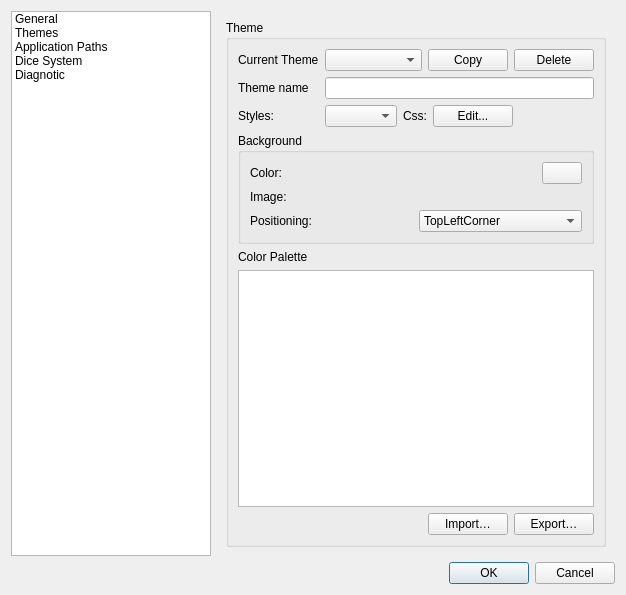
<?xml version="1.0" encoding="UTF-8"?>
<ui version="4.0">
 <class>PreferencesDialogBox</class>
 <widget class="QDialog" name="PreferencesDialogBox">
  <property name="geometry">
   <rect>
    <x>0</x>
    <y>0</y>
    <width>626</width>
    <height>595</height>
   </rect>
  </property>
  <property name="windowTitle">
   <string>Dialog</string>
  </property>
  <layout class="QVBoxLayout" name="verticalLayout_3">
   <item>
    <layout class="QHBoxLayout" name="horizontalLayout" stretch="0,0">
     <item>
      <widget class="QListWidget" name="listWidget">
       <property name="sizePolicy">
        <sizepolicy hsizetype="Preferred" vsizetype="Expanding">
         <horstretch>0</horstretch>
         <verstretch>0</verstretch>
        </sizepolicy>
       </property>
       <property name="maximumSize">
        <size>
         <width>200</width>
         <height>16777215</height>
        </size>
       </property>
       <item>
        <property name="text">
         <string>General</string>
        </property>
       </item>
       <item>
        <property name="text">
         <string>Themes</string>
        </property>
       </item>
       <item>
        <property name="text">
         <string>Application Paths</string>
        </property>
       </item>
       <item>
        <property name="text">
         <string>Dice System</string>
        </property>
       </item>
       <item>
        <property name="text">
         <string>Diagnotic</string>
        </property>
       </item>
      </widget>
     </item>
     <item>
      <widget class="QStackedWidget" name="stackedWidget">
       <property name="currentIndex">
        <number>1</number>
       </property>
       <widget class="QWidget" name="General">
        <layout class="QVBoxLayout" name="verticalLayout_6">
         <item>
          <widget class="QGroupBox" name="groupBox">
           <property name="title">
            <string>Color</string>
           </property>
           <layout class="QVBoxLayout" name="verticalLayout_5">
            <item>
             <layout class="QHBoxLayout" name="horizontalLayout_5">
              <item>
               <widget class="QLabel" name="label_10">
                <property name="text">
                 <string>Fog Of War:</string>
                </property>
               </widget>
              </item>
              <item>
               <widget class="ColorButton" name="m_fogColor">
                <property name="text">
                 <string/>
                </property>
               </widget>
              </item>
             </layout>
            </item>
            <item>
             <layout class="QHBoxLayout" name="horizontalLayout_4">
              <item>
               <widget class="QLabel" name="label">
                <property name="text">
                 <string>Opacity Value:</string>
                </property>
               </widget>
              </item>
              <item>
               <widget class="QSlider" name="m_opacitySlider">
                <property name="minimum">
                 <number>5</number>
                </property>
                <property name="maximum">
                 <number>250</number>
                </property>
                <property name="orientation">
                 <enum>Qt::Horizontal</enum>
                </property>
               </widget>
              </item>
              <item>
               <widget class="QSpinBox" name="m_opacitySpin">
                <property name="minimum">
                 <number>5</number>
                </property>
                <property name="maximum">
                 <number>250</number>
                </property>
               </widget>
              </item>
             </layout>
            </item>
            <item>
             <widget class="QLabel" name="label_11">
              <property name="text">
               <string>Only apply on future maps.</string>
              </property>
             </widget>
            </item>
           </layout>
          </widget>
         </item>
         <item>
          <widget class="QGroupBox" name="groupBox_2">
           <property name="title">
            <string>Behaviour</string>
           </property>
           <layout class="QVBoxLayout" name="verticalLayout_4">
            <item>
             <widget class="QCheckBox" name="m_checkUpdate">
              <property name="text">
               <string>Check for Update</string>
              </property>
             </widget>
            </item>
            <item>
             <widget class="QCheckBox" name="m_pictureAdjust">
              <property name="text">
               <string>Pictures fit their Windows (at the opening)</string>
              </property>
             </widget>
            </item>
            <item>
             <layout class="QHBoxLayout" name="horizontalLayout_7" stretch="0,1">
              <item>
               <widget class="QLabel" name="label_12">
                <property name="text">
                 <string>Default Map Permission:</string>
                </property>
               </widget>
              </item>
              <item>
               <widget class="QComboBox" name="m_defaultMapModeCombo"/>
              </item>
             </layout>
            </item>
            <item>
             <widget class="QLabel" name="label_9">
              <property name="text">
               <string/>
              </property>
             </widget>
            </item>
           </layout>
          </widget>
         </item>
         <item>
          <spacer name="verticalSpacer_3">
           <property name="orientation">
            <enum>Qt::Vertical</enum>
           </property>
           <property name="sizeHint" stdset="0">
            <size>
             <width>20</width>
             <height>40</height>
            </size>
           </property>
          </spacer>
         </item>
        </layout>
       </widget>
       <widget class="QWidget" name="page">
        <layout class="QVBoxLayout" name="verticalLayout_8">
         <item>
          <widget class="QGroupBox" name="groupBox_8">
           <property name="title">
            <string>Theme</string>
           </property>
           <layout class="QVBoxLayout" name="verticalLayout_14">
            <item>
             <layout class="QHBoxLayout" name="horizontalLayout_15">
              <item>
               <layout class="QVBoxLayout" name="verticalLayout_15">
                <item>
                 <widget class="QLabel" name="label_21">
                  <property name="text">
                   <string>Current Theme</string>
                  </property>
                 </widget>
                </item>
                <item>
                 <widget class="QLabel" name="label_20">
                  <property name="text">
                   <string>Theme name</string>
                  </property>
                 </widget>
                </item>
                <item>
                 <widget class="QLabel" name="label_19">
                  <property name="text">
                   <string>Styles:</string>
                  </property>
                 </widget>
                </item>
               </layout>
              </item>
              <item>
               <layout class="QVBoxLayout" name="verticalLayout_16">
                <item>
                 <layout class="QHBoxLayout" name="horizontalLayout_13" stretch="1,0,0">
                  <item>
                   <widget class="QComboBox" name="m_themeComboBox"/>
                  </item>
                  <item>
                   <widget class="QPushButton" name="m_copyThemeButton">
                    <property name="text">
                     <string>Copy</string>
                    </property>
                   </widget>
                  </item>
                  <item>
                   <widget class="QPushButton" name="m_deleteTheme">
                    <property name="text">
                     <string>Delete</string>
                    </property>
                   </widget>
                  </item>
                 </layout>
                </item>
                <item>
                 <widget class="QLineEdit" name="m_themeNameLineEdit"/>
                </item>
                <item>
                 <layout class="QHBoxLayout" name="horizontalLayout_14">
                  <item>
                   <widget class="QComboBox" name="m_styleCombo"/>
                  </item>
                  <item>
                   <widget class="QLabel" name="label_38">
                    <property name="text">
                     <string>Css:</string>
                    </property>
                   </widget>
                  </item>
                  <item>
                   <widget class="QPushButton" name="m_cssEdit">
                    <property name="text">
                     <string>Edit...</string>
                    </property>
                   </widget>
                  </item>
                  <item>
                   <spacer name="horizontalSpacer_2">
                    <property name="orientation">
                     <enum>Qt::Horizontal</enum>
                    </property>
                    <property name="sizeHint" stdset="0">
                     <size>
                      <width>40</width>
                      <height>20</height>
                     </size>
                    </property>
                   </spacer>
                  </item>
                 </layout>
                </item>
               </layout>
              </item>
             </layout>
            </item>
            <item>
             <widget class="QGroupBox" name="groupBox_7">
              <property name="title">
               <string>Background</string>
              </property>
              <layout class="QVBoxLayout" name="verticalLayout_28">
               <item>
                <layout class="QHBoxLayout" name="horizontalLayout_24">
                 <item>
                  <widget class="QLabel" name="label_35">
                   <property name="text">
                    <string>Color:</string>
                   </property>
                  </widget>
                 </item>
                 <item>
                  <spacer name="horizontalSpacer_7">
                   <property name="orientation">
                    <enum>Qt::Horizontal</enum>
                   </property>
                   <property name="sizeHint" stdset="0">
                    <size>
                     <width>40</width>
                     <height>20</height>
                    </size>
                   </property>
                  </spacer>
                 </item>
                 <item>
                  <widget class="ColorButton" name="m_bgColorPush">
                   <property name="text">
                    <string/>
                   </property>
                  </widget>
                 </item>
                </layout>
               </item>
               <item>
                <layout class="QHBoxLayout" name="horizontalLayout_25" stretch="0,1">
                 <item>
                  <widget class="QLabel" name="label_36">
                   <property name="text">
                    <string>Image:</string>
                   </property>
                  </widget>
                 </item>
                 <item>
                  <widget class="FileDirChooser" name="m_backgroundImage" native="true"/>
                 </item>
                </layout>
               </item>
               <item>
                <layout class="QHBoxLayout" name="horizontalLayout_26">
                 <item>
                  <widget class="QLabel" name="label_37">
                   <property name="text">
                    <string>Positioning:</string>
                   </property>
                  </widget>
                 </item>
                 <item>
                  <widget class="QComboBox" name="m_positioningComboBox">
                   <item>
                    <property name="text">
                     <string>TopLeftCorner</string>
                    </property>
                   </item>
                   <item>
                    <property name="text">
                     <string>BottomLeftCorner</string>
                    </property>
                   </item>
                   <item>
                    <property name="text">
                     <string>Center</string>
                    </property>
                   </item>
                   <item>
                    <property name="text">
                     <string>TopRightCorner</string>
                    </property>
                   </item>
                   <item>
                    <property name="text">
                     <string>BottomRightCorner</string>
                    </property>
                   </item>
                   <item>
                    <property name="text">
                     <string>Scaled</string>
                    </property>
                   </item>
                   <item>
                    <property name="text">
                     <string>Filled</string>
                    </property>
                   </item>
                  </widget>
                 </item>
                </layout>
               </item>
              </layout>
             </widget>
            </item>
            <item>
             <widget class="QLabel" name="label_13">
              <property name="text">
               <string>Color Palette</string>
              </property>
             </widget>
            </item>
            <item>
             <widget class="QTableView" name="m_paletteTableView"/>
            </item>
            <item>
             <layout class="QHBoxLayout" name="horizontalLayout_8">
              <item>
               <spacer name="horizontalSpacer_4">
                <property name="orientation">
                 <enum>Qt::Horizontal</enum>
                </property>
                <property name="sizeHint" stdset="0">
                 <size>
                  <width>168</width>
                  <height>20</height>
                 </size>
                </property>
               </spacer>
              </item>
              <item>
               <widget class="QPushButton" name="pushButton_2">
                <property name="text">
                 <string>Import…</string>
                </property>
               </widget>
              </item>
              <item>
               <widget class="QPushButton" name="pushButton">
                <property name="text">
                 <string>Export…</string>
                </property>
               </widget>
              </item>
             </layout>
            </item>
           </layout>
          </widget>
         </item>
        </layout>
       </widget>
       <widget class="QWidget" name="paths">
        <layout class="QHBoxLayout" name="horizontalLayout_3">
         <item>
          <widget class="QGroupBox" name="groupBox_3">
           <property name="title">
            <string>Directories</string>
           </property>
           <layout class="QHBoxLayout" name="horizontalLayout_2" stretch="0,1">
            <item>
             <layout class="QVBoxLayout" name="verticalLayout">
              <item>
               <widget class="QLabel" name="label_2">
                <property name="text">
                 <string>Music (GM) :</string>
                </property>
               </widget>
              </item>
              <item>
               <widget class="QLabel" name="label_3">
                <property name="text">
                 <string>Music (Player) :</string>
                </property>
               </widget>
              </item>
              <item>
               <widget class="QLabel" name="label_4">
                <property name="text">
                 <string>Pictures :</string>
                </property>
               </widget>
              </item>
              <item>
               <widget class="QLabel" name="label_5">
                <property name="text">
                 <string>Map :</string>
                </property>
               </widget>
              </item>
              <item>
               <widget class="QLabel" name="label_6">
                <property name="text">
                 <string>Scenarios :</string>
                </property>
               </widget>
              </item>
              <item>
               <widget class="QLabel" name="label_7">
                <property name="text">
                 <string>Minutes :</string>
                </property>
               </widget>
              </item>
              <item>
               <widget class="QLabel" name="label_8">
                <property name="text">
                 <string>Chat :</string>
                </property>
               </widget>
              </item>
             </layout>
            </item>
            <item>
             <layout class="QVBoxLayout" name="verticalLayout_2">
              <item>
               <widget class="FileDirChooser" name="m_musicDirGM" native="true"/>
              </item>
              <item>
               <widget class="FileDirChooser" name="m_musicDirPlayer" native="true"/>
              </item>
              <item>
               <widget class="FileDirChooser" name="m_pictureDir" native="true"/>
              </item>
              <item>
               <widget class="FileDirChooser" name="m_mapDir" native="true"/>
              </item>
              <item>
               <widget class="FileDirChooser" name="m_scenarioDir" native="true"/>
              </item>
              <item>
               <widget class="FileDirChooser" name="m_minuteDir" native="true"/>
              </item>
              <item>
               <widget class="FileDirChooser" name="m_chatDir" native="true"/>
              </item>
             </layout>
            </item>
           </layout>
          </widget>
         </item>
        </layout>
       </widget>
       <widget class="QWidget" name="DiceSystem">
        <layout class="QVBoxLayout" name="verticalLayout_13">
         <item>
          <layout class="QHBoxLayout" name="horizontalLayout_10" stretch="1,0,1">
           <item>
            <layout class="QVBoxLayout" name="verticalLayout_10">
             <item>
              <widget class="QLabel" name="label_15">
               <property name="text">
                <string>Dice Command</string>
               </property>
               <property name="alignment">
                <set>Qt::AlignCenter</set>
               </property>
              </widget>
             </item>
             <item>
              <widget class="QLineEdit" name="m_cmdDiceEdit"/>
             </item>
            </layout>
           </item>
           <item>
            <layout class="QVBoxLayout" name="verticalLayout_11">
             <item>
              <spacer name="horizontalSpacer_3">
               <property name="orientation">
                <enum>Qt::Horizontal</enum>
               </property>
               <property name="sizeHint" stdset="0">
                <size>
                 <width>40</width>
                 <height>20</height>
                </size>
               </property>
              </spacer>
             </item>
             <item>
              <widget class="QPushButton" name="m_testPushButton">
               <property name="text">
                <string>Test</string>
               </property>
              </widget>
             </item>
            </layout>
           </item>
           <item>
            <layout class="QVBoxLayout" name="verticalLayout_12">
             <item>
              <widget class="QLabel" name="label_16">
               <property name="text">
                <string>Converted</string>
               </property>
               <property name="alignment">
                <set>Qt::AlignCenter</set>
               </property>
              </widget>
             </item>
             <item>
              <widget class="QLineEdit" name="m_convertedCmdEdit"/>
             </item>
            </layout>
           </item>
          </layout>
         </item>
         <item>
          <layout class="QHBoxLayout" name="horizontalLayout_11">
           <item>
            <widget class="QTableView" name="m_tableViewAlias">
             <property name="editTriggers">
              <set>QAbstractItemView::AllEditTriggers</set>
             </property>
             <property name="dragEnabled">
              <bool>true</bool>
             </property>
             <property name="dragDropMode">
              <enum>QAbstractItemView::DragDrop</enum>
             </property>
             <property name="alternatingRowColors">
              <bool>true</bool>
             </property>
             <property name="selectionBehavior">
              <enum>QAbstractItemView::SelectRows</enum>
             </property>
             <property name="sortingEnabled">
              <bool>false</bool>
             </property>
             <attribute name="horizontalHeaderStretchLastSection">
              <bool>false</bool>
             </attribute>
             <attribute name="verticalHeaderVisible">
              <bool>false</bool>
             </attribute>
            </widget>
           </item>
           <item>
            <layout class="QVBoxLayout" name="verticalLayout_9">
             <item>
              <widget class="QPushButton" name="m_addDiceAliasAct">
               <property name="text">
                <string>Add</string>
               </property>
              </widget>
             </item>
             <item>
              <widget class="QPushButton" name="m_delDiceAliasAct">
               <property name="text">
                <string>Delete</string>
               </property>
              </widget>
             </item>
             <item>
              <widget class="QPushButton" name="m_upDiceAliasAct">
               <property name="text">
                <string>Up</string>
               </property>
              </widget>
             </item>
             <item>
              <widget class="QPushButton" name="m_downDiceAliasAct">
               <property name="text">
                <string>Down</string>
               </property>
              </widget>
             </item>
             <item>
              <widget class="QPushButton" name="m_topDiceAliasAct">
               <property name="text">
                <string>Top</string>
               </property>
              </widget>
             </item>
             <item>
              <widget class="QPushButton" name="m_bottomDiceAliasAct">
               <property name="text">
                <string>Bottom</string>
               </property>
              </widget>
             </item>
             <item>
              <spacer name="verticalSpacer">
               <property name="orientation">
                <enum>Qt::Vertical</enum>
               </property>
               <property name="sizeHint" stdset="0">
                <size>
                 <width>20</width>
                 <height>40</height>
                </size>
               </property>
              </spacer>
             </item>
            </layout>
           </item>
          </layout>
         </item>
        </layout>
       </widget>
       <widget class="QWidget" name="Diagnotic">
        <layout class="QVBoxLayout" name="verticalLayout_7">
         <item>
          <widget class="QTextEdit" name="m_diagDisplay">
           <property name="readOnly">
            <bool>true</bool>
           </property>
          </widget>
         </item>
         <item>
          <layout class="QHBoxLayout" name="horizontalLayout_6">
           <item>
            <spacer name="horizontalSpacer">
             <property name="orientation">
              <enum>Qt::Horizontal</enum>
             </property>
             <property name="sizeHint" stdset="0">
              <size>
               <width>278</width>
               <height>20</height>
              </size>
             </property>
            </spacer>
           </item>
           <item>
            <widget class="QPushButton" name="m_startDiag">
             <property name="text">
              <string>Start</string>
             </property>
            </widget>
           </item>
          </layout>
         </item>
        </layout>
       </widget>
      </widget>
     </item>
    </layout>
   </item>
   <item>
    <widget class="QDialogButtonBox" name="buttonBox">
     <property name="orientation">
      <enum>Qt::Horizontal</enum>
     </property>
     <property name="standardButtons">
      <set>QDialogButtonBox::Cancel|QDialogButtonBox::Ok</set>
     </property>
    </widget>
   </item>
  </layout>
 </widget>
 <customwidgets>
  <customwidget>
   <class>FileDirChooser</class>
   <extends>QWidget</extends>
   <header location="global">widgets/filedirchooser.h</header>
   <container>1</container>
  </customwidget>
  <customwidget>
   <class>ColorButton</class>
   <extends>QPushButton</extends>
   <header>widgets/colorbutton.h</header>
  </customwidget>
 </customwidgets>
 <resources/>
 <connections>
  <connection>
   <sender>buttonBox</sender>
   <signal>accepted()</signal>
   <receiver>PreferencesDialogBox</receiver>
   <slot>accept()</slot>
   <hints>
    <hint type="sourcelabel">
     <x>257</x>
     <y>470</y>
    </hint>
    <hint type="destinationlabel">
     <x>157</x>
     <y>274</y>
    </hint>
   </hints>
  </connection>
  <connection>
   <sender>buttonBox</sender>
   <signal>rejected()</signal>
   <receiver>PreferencesDialogBox</receiver>
   <slot>reject()</slot>
   <hints>
    <hint type="sourcelabel">
     <x>325</x>
     <y>470</y>
    </hint>
    <hint type="destinationlabel">
     <x>286</x>
     <y>274</y>
    </hint>
   </hints>
  </connection>
  <connection>
   <sender>listWidget</sender>
   <signal>currentRowChanged(int)</signal>
   <receiver>stackedWidget</receiver>
   <slot>setCurrentIndex(int)</slot>
   <hints>
    <hint type="sourcelabel">
     <x>112</x>
     <y>93</y>
    </hint>
    <hint type="destinationlabel">
     <x>306</x>
     <y>95</y>
    </hint>
   </hints>
  </connection>
  <connection>
   <sender>m_opacitySlider</sender>
   <signal>valueChanged(int)</signal>
   <receiver>m_opacitySpin</receiver>
   <slot>setValue(int)</slot>
   <hints>
    <hint type="sourcelabel">
     <x>411</x>
     <y>91</y>
    </hint>
    <hint type="destinationlabel">
     <x>593</x>
     <y>101</y>
    </hint>
   </hints>
  </connection>
  <connection>
   <sender>m_opacitySpin</sender>
   <signal>valueChanged(int)</signal>
   <receiver>m_opacitySlider</receiver>
   <slot>setValue(int)</slot>
   <hints>
    <hint type="sourcelabel">
     <x>574</x>
     <y>86</y>
    </hint>
    <hint type="destinationlabel">
     <x>436</x>
     <y>89</y>
    </hint>
   </hints>
  </connection>
 </connections>
</ui>
